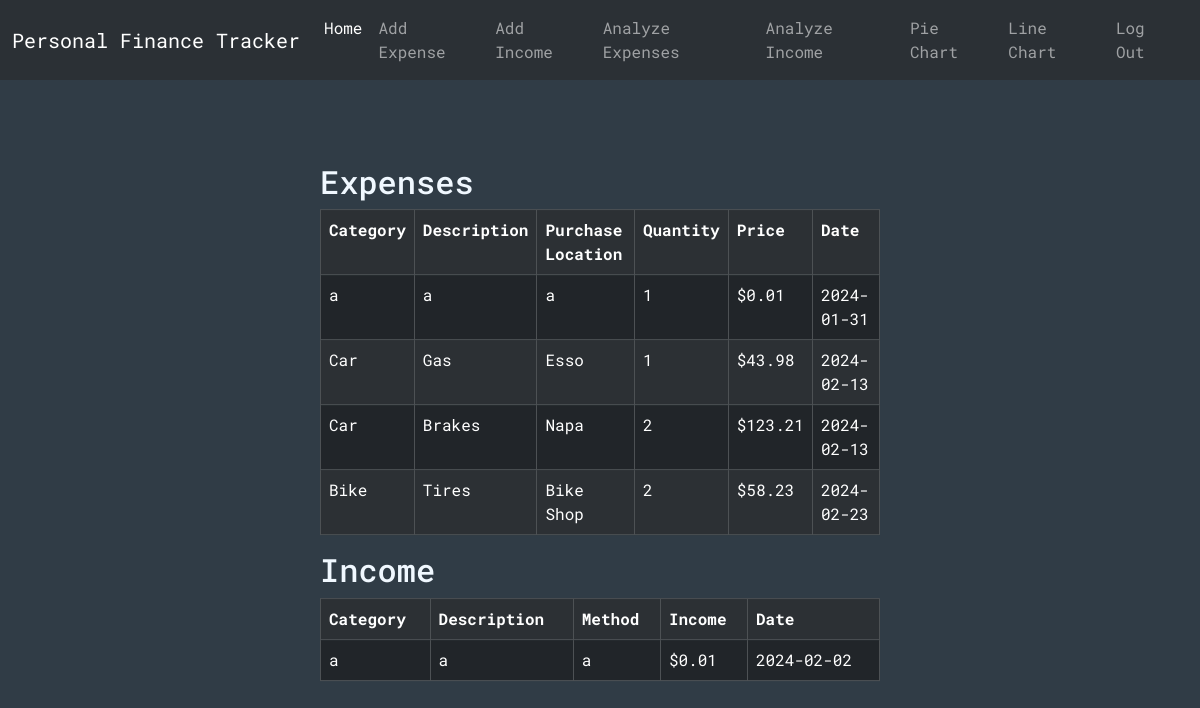
Before: / (signed in) with the older database file.
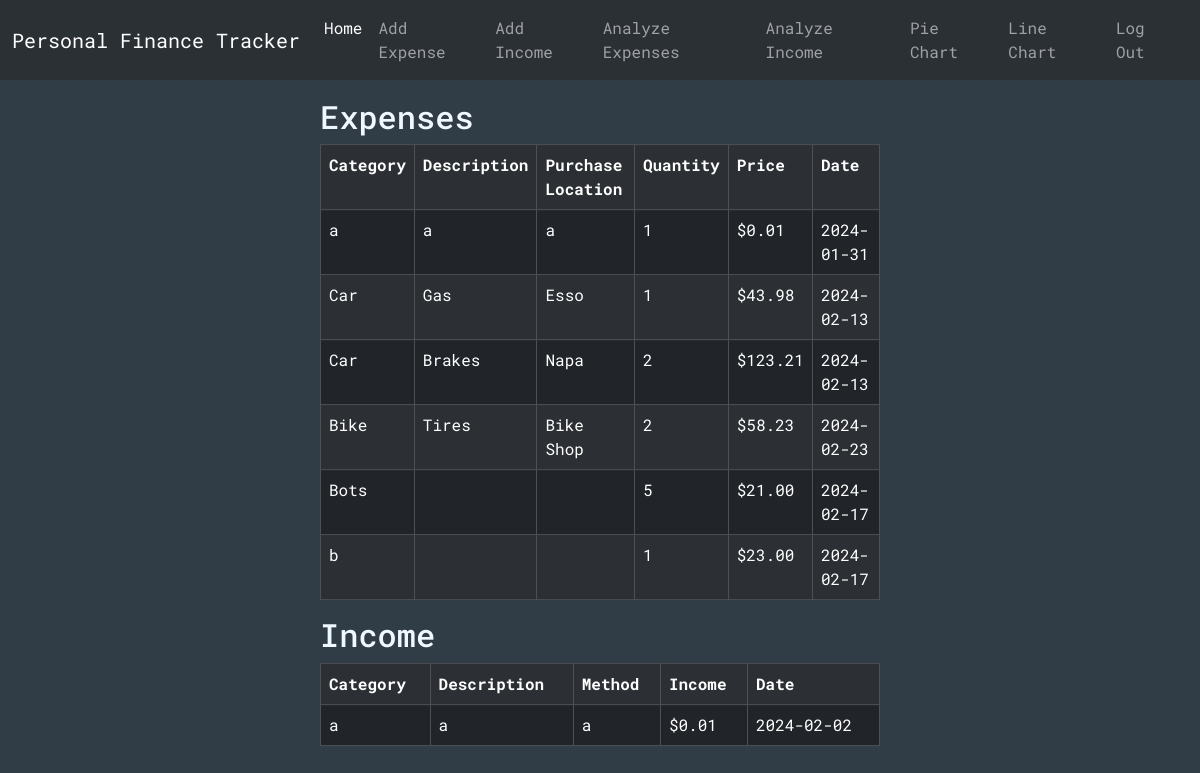
After: the same page with the newer database file.
### tables this page shows
CREATE TABLE expenses (id INTEGER PRIMARY KEY, user_id INTEGER NOT NULL, category TEXT, description TEXT, purchaseLocation TEXT, quantity INTEGER NOT NULL, price NUMERIC NOT NULL, date TEXT NOT NULL, FOREIGN KEY (user_id) REFERENCES users(id));

CREATE TABLE incomes (id INTEGER PRIMARY KEY, user_id INTEGER NOT NULL, category TEXT, description TEXT, method TEXT, income NUMERIC NOT NULL, date TEXT NOT NULL, FOREIGN KEY (user_id) REFERENCES users(id));

### app.py (the view)
@app.route("/")
@login_required
def index():
    conn = get_db_connection()
    exps = conn.execute("SELECT * FROM expenses WHERE user_id = ?", (session["user_id"],)).fetchall()
    inc = conn.execute("SELECT * FROM incomes WHERE user_id = ?", (session["user_id"],)).fetchall()
    conn.close()
    return render_template("index.html", expenses=exps, incomes=inc)

### helpers.py (called while the page is built)
def login_required(f):
    @wraps(f)
    def decorated_function(*args, **kwargs):
        if session.get("user_id") is None:
            return redirect("/login")
        return f(*args, **kwargs)
    return decorated_function

def get_db_connection():
    conn = sqlite3.connect('database.db')
    conn.row_factory = sqlite3.Row
    return conn

### templates/index.html
{% extends "layout.html" %} {% block title %}Main{% endblock %}
{% block body %}
<div class="cont center">
  {% if expenses -%}
  <div>
    <h2>Expenses</h2>
    <div class="table-responsive">
      <table class="table table-dark table-striped table-bordered table-hover">
        <tr>
          <th scope="col">Category</th>
          <th scope="col">Description</th>
          <th scope="col">Purchase Location</th>
          <th scope="col">Quantity</th>
          <th scope="col">Price</th>
          <th scope="col">Date</th>
        </tr>
        {% for expense in expenses %}
        <tr>
          <td>{{ expense["category"] }}</td>
          <td>{{ expense["description"] }}</td>
          <td>{{ expense["purchaseLocation"] }}</td>
          <td>{{ expense["quantity"] }}</td>
          <td>{{ "$%.2f"| format(expense["price"]) }}</td>
          <td>{{ expense["date"] }}</td>
        </tr>
        {% endfor %}
      </table>
    </div>
  </div>
  {% else -%}
  <p>
    You have no expenses to display here. To add an expense go
    <a href="/add-expense">here</a>. In the future, use the links in the
    navigation bar on the top!
  </p>
  {% endif %}
  {% if incomes -%}
  <div>
    <h2>Income</h2>
    <div class="table-responsive">
      <table class="table table-dark table-striped table-bordered table-hover">
        <tr>
          <th scope="col">Category</th>
          <th scope="col">Description</th>
          <th scope="col">Method</th>
          <th scope="col">Income</th>
          <th scope="col">Date</th>
        </tr>
        {% for income in incomes %}
        <tr>
          <td>{{ income["category"] }}</td>
          <td>{{ income["description"] }}</td>
          <td>{{ income["method"] }}</td>
          <td>{{ "$%.2f"| format(income["income"]) }}</td>
          <td>{{ income["date"] }}</td>
        </tr>
        {% endfor %}
      </table>
    </div>
  </div>
  {% else -%}
  <p>
    You have no income to display here. To add income go
    <a href="/add-income">here</a>. In the future, use the links in the
    navigation bar on the top!
  </p>
  {% endif %}
</div>
{%endblock %}

### templates/layout.html (shortened to what this page needs)
{% include "base.html" %}
<nav class="navbar navbar-expand-lg bg-body-tertiary" data-bs-theme="dark">
  <div class="container-fluid">
    <a class="navbar-brand" href="/">Personal Finance Tracker</a>
    <div class="collapse navbar-collapse" id="navbarSupportedContent">
      <ul class="navbar-nav">
        <li class="nav-item">
          <a class="nav-link active" aria-current="page" href="/">Home</a>
        </li>
        <li class="nav-item">
          <a class="nav-link" href="/add-expense">Add Expense</a>
        </li>
        <li class="nav-item">
          <a class="nav-link" href="/add-income">Add Income</a>
        </li>
        <li class="nav-item">
          <a class="nav-link" href="/analyzeExpenses">Analyze Expenses</a>
        </li>
        <li class="nav-item">
          <a class="nav-link" href="/analyzeIncome">Analyze Income</a>
        </li>
        <li class="nav-item">
          <a class="nav-link" href="/pieChart">Pie Chart</a>
        </li>
        <li class="nav-item">
          <a class="nav-link" href="/lineChart">Line Chart</a>
        </li>
      </ul>
    </div>
    <div class="navbar-nav flex-end">
      <a class="nav-link" href="/login">Log Out</a>
    </div>
  </div>
</nav>
{% block body %}{% endblock %}

### templates/base.html (shortened to what this page needs)
<!DOCTYPE html>
<html lang="en">
  <head>
    <link
      href="https://cdn.jsdelivr.net/npm/bootstrap@5.3.2/dist/css/bootstrap.min.css"
      rel="stylesheet"
    />
    <link rel="stylesheet" href="../static/styles/CSS.css" />
  </head>
  <body id="body">
  </body>
</html>

### static/styles/CSS.css (style rules this page uses)
.cont { display: flex; justify-content: center; padding: 20px; flex-direction: column; color: aliceblue; max-width: 100vw; }
.center { margin: 0; margin-top: 30px; position: absolute; top: 50%; left: 50%; -ms-transform: translate(-50%, -50%); transform: translate(-50%, -50%); }
#body { background-color: rgb(48, 60, 70); font-family: "Roboto Mono", monospace; color: aliceblue; }

Changed rows visible on the page:
added expenses: category "Bots", quantity "5", price "$21.00", date "2024-02-17"
added expenses: category "b", quantity "1", price "$23.00", date "2024-02-17"
